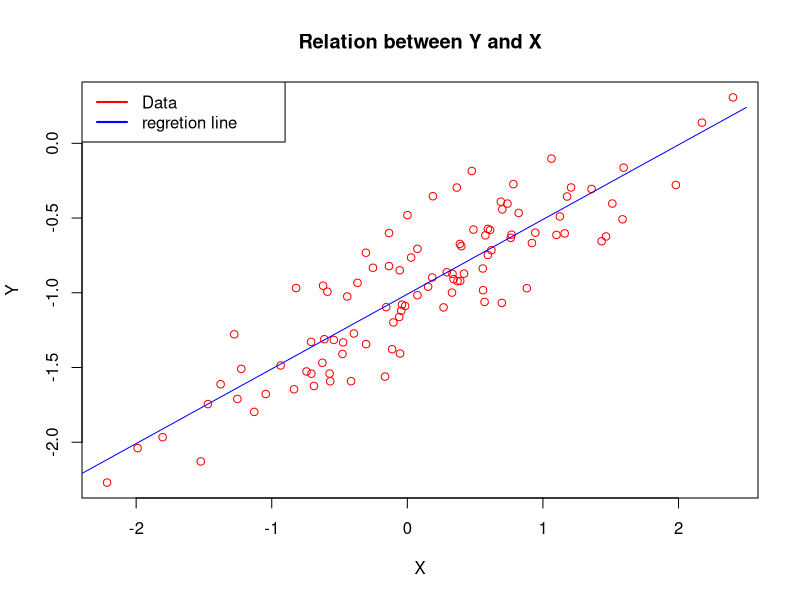

Recreate this plot in R.
# setting correct seed
set.seed(1)


# point A
x <- rnorm(100, 0, 1)

# point B
eps <- rnorm(100, 0, 0.25)

# point C
y <- -1.0 + 0.5 * x + eps

# vector y should have lenght 100, we can check it here:
len_of_y <- length(y)
len_of_y

# what are beta coeffs?
# beta0 is -1.0
# beta1 is 0.5
# TODO: CHECK IF THIS IS CORRECT! (chapter 6)

# point D
plot(x, y, main="Relation between Y and X", xlab="X", ylab="Y", col="red") 


lin_reg_res <- lsfit(x, y)
beta_prim_0 <- lin_reg_res$coefficients[[1]]
beta_prim_1 <- lin_reg_res$coefficients[[2]]

# beta0: -1.00942315347694
# beta1: 0.499734903457018

# point F
# Add line
line_x <- seq(-2.5, 2.5, 0.1)
line_y <- beta_prim_0 + beta_prim_1 * line_x
lines(line_x, line_y, pch = 18, col = "blue", type = "l")

legend("topleft", legend=c("Data", "regretion line"),
       col=c("red", "blue"), lwd=2, lty=1, text.width = 1)

# point G
poly_reg_res<- lm(y ~ x + I(x^2))
beta_prim_0_poly <- poly_reg_res$coefficients[[1]]
beta_prim_1_poly <- poly_reg_res$coefficients[[2]]
# beta0: -0.98582124777092983159
# beta1: 0.50429021861348155564